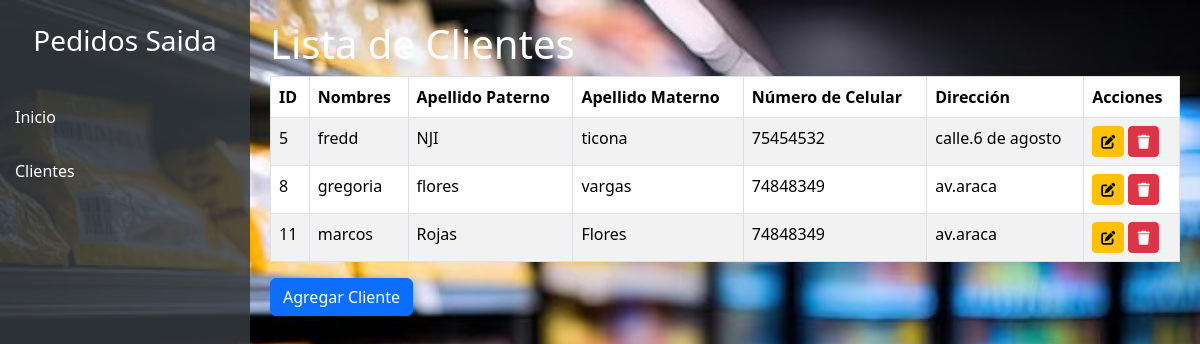
The app's page /clientes/clientes.php with its own data.
### tables this page shows
CREATE TABLE `clientes` (
  `idcliente` int(11) NOT NULL,
  `nombres` varchar(50) NOT NULL,
  `apellido_paterno` varchar(50) NOT NULL,
  `apellido_materno` varchar(50) NOT NULL,
  `numero_celular` varchar(50) NOT NULL,
  `direccion` varchar(50) NOT NULL
);

### clientes/clientes.php (the view, shortened to what this page needs)
<!DOCTYPE html>
<html lang="es">
<head>
    <link href="https://cdn.jsdelivr.net/npm/bootstrap@5.3.3/dist/css/bootstrap.min.css" rel="stylesheet">
</head>
<body>
<div class="sidebar">
    <h3 class="text-white text-center py-4">Pedidos Saida</h3>
    <a href="..//home.php">Inicio</a>
    <a href="clientes.php">Clientes</a>
</div>
<div class="content">
    <h1>Lista de Clientes</h1>
    <table class="table table-bordered table-striped" style="background-color: rgba(255, 255, 255, 0.9);">
        <thead>
            <tr>
                <th>ID</th>
                <th>Nombres</th>
                <th>Apellido Paterno</th>
                <th>Apellido Materno</th>
                <th>Número de Celular</th>
                <th>Dirección</th>
                <th>Acciones</th>
            </tr>
        </thead>
        <tbody>
            <?php
            $sql = $conexion->query("SELECT * FROM clientes");
            while ($cliente = $sql->fetch_object()) { ?>
                <tr>
                    <td><?= $cliente->idcliente ?></td>
                    <td><?= $cliente->nombres ?></td>
                    <td><?= $cliente->apellido_paterno ?></td>
                    <td><?= $cliente->apellido_materno ?></td>
                    <td><?= $cliente->numero_celular ?></td>
                    <td><?= $cliente->direccion ?></td>
                    <td>
                        <button class="btn btn-warning btn-sm" onclick="openEditModal(<?= $cliente->idcliente ?>, '<?= $cliente->nombres ?>', '<?= $cliente->apellido_paterno ?>', '<?= $cliente->apellido_materno ?>', '<?= $cliente->numero_celular ?>', '<?= $cliente->direccion ?>')">
                            <i class="fa-solid fa-pen-to-square"></i>
                        </button>
                        <button class="btn btn-danger btn-sm" onclick="openDeleteModal(<?= $cliente->idcliente ?>, '<?= $cliente->nombres ?>')">
                            <i class="fa-solid fa-trash"></i>
                        </button>
                    </td>
                </tr>
            <?php } ?>
        </tbody>
    </table>
    <button type="button" class="btn btn-primary" data-bs-toggle="modal" data-bs-target="#addClientModal">
        Agregar Cliente
    </button>
</div>
</body>
</html>

### clientes/clientes.php (style rules this page uses)
body { display: flex; background-image: url('/saida/imagenes.img/ima.jpeg'); background-size: cover; background-position: center; height: 100vh; }
.sidebar { width: 250px; background-color: rgba(52, 58, 64, 0.85); height: 100vh; position: fixed; }
.sidebar a { display: block; color: white; padding: 15px; text-decoration: none; }
.content { margin-left: 250px; padding: 20px; width: 100%; color: white; }

### records on screen
clientes: idcliente "5", nombres "fredd", apellido_paterno "NJI", apellido_materno "ticona", numero_celular "75454532", direccion "calle.6 de agosto"
clientes: idcliente "8", nombres "gregoria", apellido_paterno "flores", apellido_materno "vargas", numero_celular "74848349", direccion "av.araca"
clientes: idcliente "11", nombres "marcos", apellido_paterno "Rojas", apellido_materno "Flores", numero_celular "74848349", direccion "av.araca"
